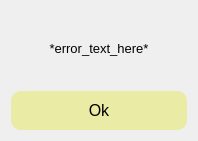
<?xml version="1.0" encoding="UTF-8"?>
<ui version="4.0">
 <class>Dialog</class>
 <widget class="QDialog" name="Dialog">
  <property name="geometry">
   <rect>
    <x>0</x>
    <y>0</y>
    <width>198</width>
    <height>141</height>
   </rect>
  </property>
  <property name="windowTitle">
   <string>Dialog</string>
  </property>
  <property name="styleSheet">
   <string notr="true">QPushButton {
    border-radius: 10px;
    padding: 10px;
    background-color: rgb(234, 235, 164);
    font: 12pt;
}

QLabel {
	border-radius: 5px;
	font: 10pt;
}</string>
  </property>
  <layout class="QVBoxLayout" name="verticalLayout">
   <item>
    <widget class="QLabel" name="label">
     <property name="text">
      <string>*error_text_here*</string>
     </property>
     <property name="alignment">
      <set>Qt::AlignCenter</set>
     </property>
     <property name="wordWrap">
      <bool>true</bool>
     </property>
    </widget>
   </item>
   <item>
    <widget class="QPushButton" name="pushButton">
     <property name="text">
      <string>Ok</string>
     </property>
    </widget>
   </item>
  </layout>
 </widget>
 <resources/>
 <connections/>
</ui>
